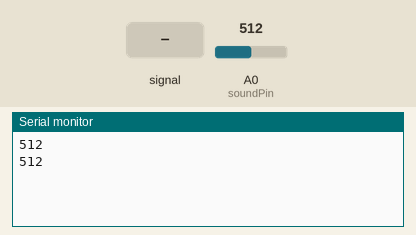
The sketch below on a simulated Arduino Uno, built with avr-gcc and run on an emulated ATmega328P. Shown: the last lines printed to the serial monitor. The test bench sets the inputs (shaded band); at power-on: A0 (soundPin) = 512.

Above: at 1.8 s.
1.9 s: A0 (soundPin) fed a 200 Hz sine of ±81 counts around its level
At 2.8 s:
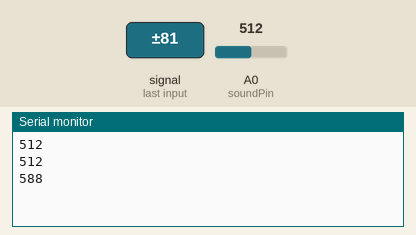
3.4 s: A0 (soundPin) set to 716
At 4.7 s:
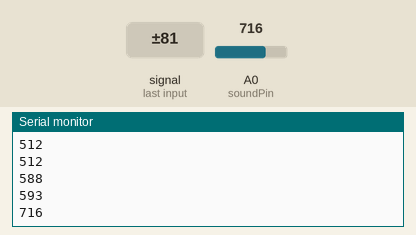
4.9 s: A0 (soundPin) fed a 1000 Hz sine of ±255 counts around its level
At 5.7 s:
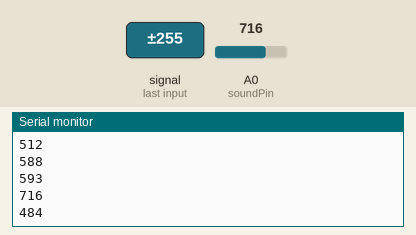
6.4 s: A0 (soundPin) set to 900
At 7.8 s:
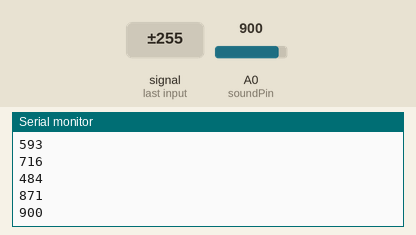
Timing chart, 0 to 8.9 s (numbered marks = the images above; inputs shaded):
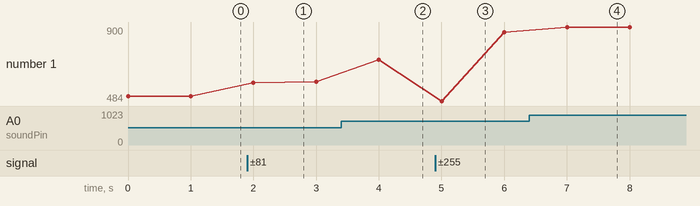

The sketch:

sketch_feb22a.ino
```cpp
int soundPin = A0;
int sensorValue = 0;

void setup ()
{
  Serial.begin (9600);
}

void loop ()
{
  sensorValue = analogRead (soundPin);
  Serial.println (sensorValue, DEC);
  delay (1000);
}
```

Measured:
- after the input at 1.9 s, the serial monitor: prints a new line after 0.10 s (image 1)
- after the input at 3.4 s, the serial monitor: prints a new line after 0.60 s (image 2)
- after the input at 4.9 s, the serial monitor: prints a new line after 0.10 s (image 3)
- after the input at 6.4 s, the serial monitor: prints a new line after 0.60 s (image 4)
- plotted number 1: 512 → 593 after the input at 1.9 s, 593 → 716 after the input at 3.4 s, 716 → 871 after the input at 4.9 s, 871 → 900 after the input at 6.4 s
